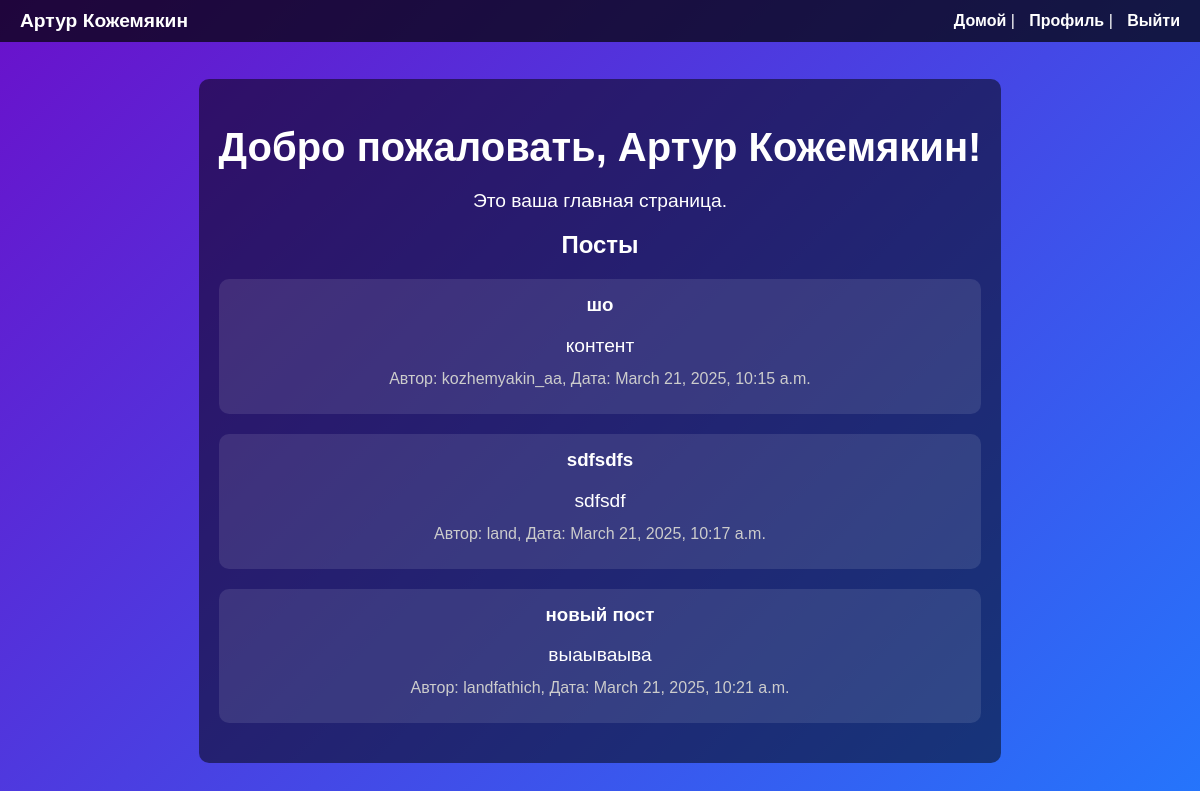
The app's page / (signed in) with its own data.
### core/models.py (models this page shows, shortened)
class Post(models.Model):
    title = models.CharField(max_length=100)
    content = models.TextField()
    author = models.ForeignKey(User, on_delete=models.CASCADE)
    created_at = models.DateTimeField(auto_now_add=True)

### core/views.py (the view)
# urls.py: path('', views.home, name='home'),
@login_required
def home(request):
    posts = Post.objects.all()  # Получаем все посты
    return render(request, 'core/home.html', {'posts': posts})

### core/templates/core/home.html
{% extends 'core/base.html' %}
{% block content %}
<div class="content">
    <h1>Добро пожаловать, {{ user.first_name }} {{ user.last_name }}!</h1>
    <p>Это ваша главная страница.</p>
    <h2>Посты</h2>
    {% for post in posts %}
        <div class="post">
            <h3>{{ post.title }}</h3>
            <p>{{ post.content }}</p>
            <p><small>Автор: {{ post.author.username }}, Дата: {{ post.created_at }}</small></p>
        </div>
    {% endfor %}
</div>
{% endblock %}

### core/templates/core/base.html (shortened to what this page needs)
{% load static %}
<!DOCTYPE html>
<html lang="en">
<head>
    <link rel="stylesheet" href="{% static 'core/styles.css' %}">
</head>
<body>
<header>
    <div class="header-content">
        <div class="user-info">
            {% if user.is_authenticated %}
                <p>{{ user.first_name }} {{ user.last_name }}</p>
            {% else %}
                <p>Гость</p>
            {% endif %}
        </div>
        <nav>
            <a href="{% url 'home' %}">Домой</a> |
            {% if user.is_authenticated %}
                <a href="{% url 'profile' %}">Профиль</a> |
                <a href="{% url 'logout' %}">Выйти</a>
            {% else %}
                <a href="{% url 'login' %}">Войти</a> |
                <a href="{% url 'register' %}">Регистрация</a>
            {% endif %}
        </nav>
    </div>
</header>
<main>
    {% block content %}{% endblock %}
</main>
</body>
</html>

### core/static/core/styles.css (style rules this page uses)
body { font-family: Arial, sans-serif; margin: 0; padding: 0; background: linear-gradient(135deg, #6a11cb, #2575fc); color: white; min-height: 100vh; display: flex; flex-direction: column; }
header { background: rgba(0, 0, 0, 0.7); padding: 10px 20px; }
.header-content { display: flex; justify-content: space-between; align-items: center; max-width: 1200px; margin: 0 auto; }
.user-info p { margin: 0; font-size: 1.2rem; font-weight: bold; }
nav a { color: white; text-decoration: none; margin-left: 20px; }
main { flex: 1; display: flex; justify-content: center; align-items: center; text-align: center; }
.content { background: rgba(0, 0, 0, 0.5); padding: 20px; border-radius: 10px; }
h1 { font-size: 2.5rem; margin-bottom: 10px; }
p { font-size: 1.2rem; }
nav a { color: white; text-decoration: none; margin-left: 10px; font-weight: bold; }
.post { background: rgba(255, 255, 255, 0.1); padding: 15px; margin-bottom: 20px; border-radius: 10px; }
.post h3 { margin-top: 0; }
.post p { margin: 10px 0; }
.post small { color: #ccc; }

### records on screen
Post: title "шо", content "контент", author.username "kozhemyakin_aa", created_at "March 21, 2025, 10:15 a.m."
Post: title "sdfsdfs", content "sdfsdf", author.username "land", created_at "March 21, 2025, 10:17 a.m."
Post: title "новый пост", content "выаываыва", author.username "landfathich", created_at "March 21, 2025, 10:21 a.m."

### other values on screen
{{ user.first_name }} "Артур"
{{ user.last_name }} "Кожемякин"
